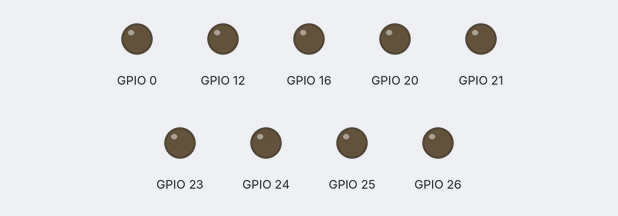
Simulated run of this program. Board: Raspberry Pi (BCM pin numbers). Parts: output pins drawn as LEDs (lit = HIGH).

Above: at 1.02 s.
At 2.87 s:
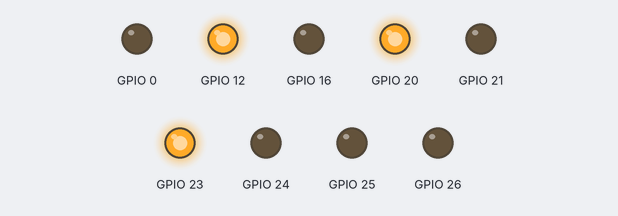
At 4.73 s:
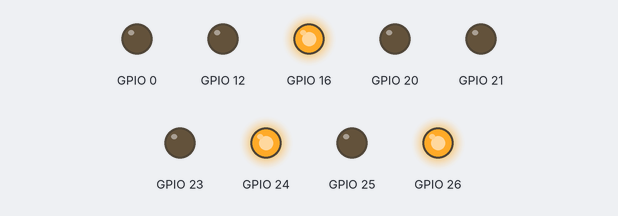
At 8.48 s:
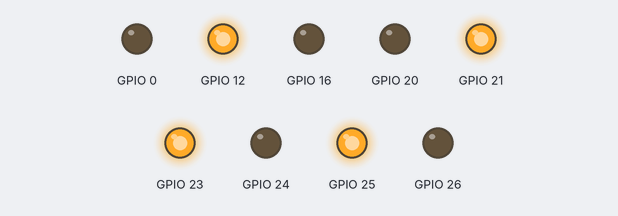
At 12.24 s:
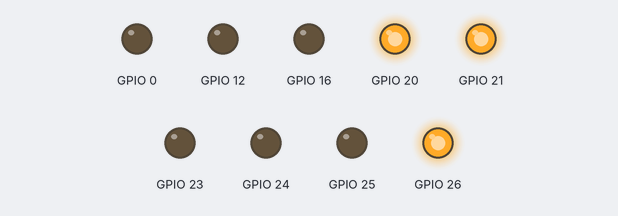
At 15.99 s:
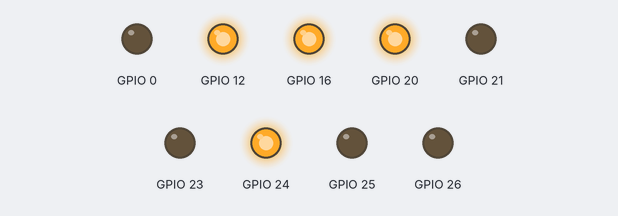
Timing chart, 0 to 17.7 s (numbered marks = the images above):
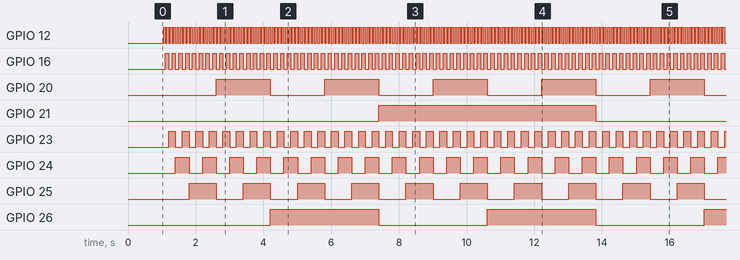

The program:

gpio_binary_counter.py
```python
#!/usr/bin/python

import RPi.GPIO as GPIO
from time import sleep

# Set pin assignment and the starting binary number with pinArray:
pinArray = [ [12,0] , [16,0] , [23,0] , [24,0] , [25,0] , [20,0] , [26,0] , [21,0] ]

GPIO.setmode(GPIO.BCM)

# Set up GPIO pins defined in pinArray LOW:
for i in pinArray:

	GPIO.setup(i, GPIO.OUT)
	GPIO.output(i, GPIO.LOW)

sleep(1) 	# Wait a second...

# Set status of given GPIO pin to status:
def setPin(pin, status):
	if status == 1:
		GPIO.output(pin, GPIO.HIGH)
	else:
		GPIO.output(pin, GPIO.LOW)

# Print the pinArray status to GPIO:
def printArray(array1):

	for i in range(0,len(array1)):

		setPin(array1[i][0], array1[i][1])

# Increment the binary component of array1.
# array1 should be formatted as '[[pin0, bool0],..,[nx, boolx]]'
# e.g. input of [[23,1] , [24,1] , [25,0]] returns [[23,0] , [24,0] , [25,1]]:
def incArray(array1):

	temp = 1	# Necessary to increment the array on first loop iteration.

	# Increments 2D binary array
	for i in range(0, len(array1)):

		if temp == 1:

			if array1[i][1] == 1:

				array1[i][1] = 0
				temp = 1

			else:

				array1[i][1] = 1
				temp = 0

		else:

			return

# Run it baby!
try:

	while 1:

		printArray(pinArray)
		incArray(pinArray)
		sleep(.05) 	# Don't delete this!

except KeyboardInterrupt:

	GPIO.cleanup()
```

Measured:
- by itself, GPIO 12: alternates HIGH for 0.05 s and LOW for 0.05 s
- by itself, GPIO 16: alternates HIGH for 0.10 s and LOW for 0.10 s
- by itself, GPIO 20: alternates HIGH for 1.6 s and LOW for 1.6 s
- by itself, GPIO 21: alternates HIGH for 6.4 s and LOW for 6.4 s
- by itself, GPIO 23: alternates HIGH for 0.20 s and LOW for 0.20 s
- by itself, GPIO 24: alternates HIGH for 0.40 s and LOW for 0.40 s
- by itself, GPIO 25: alternates HIGH for 0.80 s and LOW for 0.80 s
- by itself, GPIO 26: alternates HIGH for 3.2 s and LOW for 3.2 s
